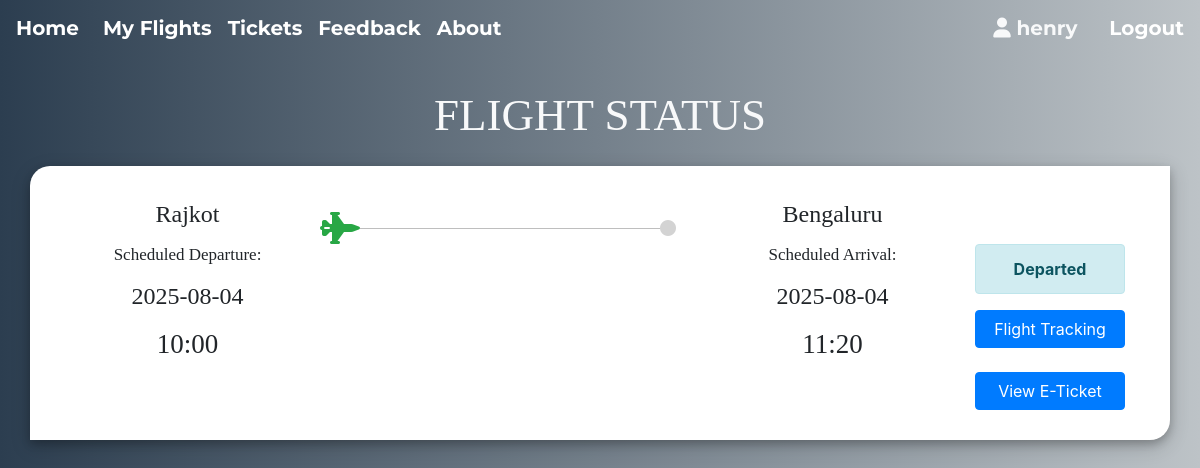
/my_flights.php (signed in), run on the app's committed database.
### tables this page shows
CREATE TABLE `ticket` (
  `ticket_id` int(11) NOT NULL,
  `passenger_id` int(11) NOT NULL,
  `flight_code` varchar(10) NOT NULL,
  `flight_id` int(11) NOT NULL,
  `user_id` int(11) NOT NULL,
  `seat_no` varchar(10) NOT NULL,
  `cost` int(11) NOT NULL,
  `class` varchar(3) NOT NULL
);

CREATE TABLE `flight` (
  `flight_id` int(11) NOT NULL,
  `admin_id` int(11) NOT NULL,
  `arrivale` datetime NOT NULL,
  `departure` datetime NOT NULL,
  `Destination` varchar(20) NOT NULL,
  `source` varchar(20) NOT NULL,
  `airline` varchar(20) NOT NULL,
  `Seats` varchar(110) NOT NULL,
  `duration` varchar(20) NOT NULL,
  `Price` int(11) NOT NULL,
  `flight_code` varchar(10) NOT NULL,
  `status` varchar(6) DEFAULT NULL,
  `issue` varchar(50) DEFAULT NULL,
  `last_seat` varchar(5) DEFAULT '',
  `bus_seats` int(11) DEFAULT '20',
  `last_bus_seat` varchar(5) DEFAULT ''
);

### my_flights.php (the view, shortened to what this page needs)
<?php if(isset($_SESSION['userId'])) {
    require 'helpers/init_conn_db.php';
?>
<main>
    <div class="container">
    <h1 class="text-center text-light mt-4 mb-4">FLIGHT STATUS</h1>
    <?php
    $sql_t = 'SELECT * FROM Ticket WHERE user_id=?';
    $stmt_t = mysqli_stmt_init($conn);
    if(!mysqli_stmt_prepare($stmt_t,$sql_t)) {
        header('Location: ticket.php?error=sqlerror');
        exit();
    } else {
        mysqli_stmt_bind_param($stmt_t,'i',$_SESSION['userId']);
        mysqli_stmt_execute($stmt_t);
        $result_t = mysqli_stmt_get_result($stmt_t);
        while($row_t = mysqli_fetch_assoc($result_t)) {
            $sql = 'SELECT * FROM Passenger_profile WHERE passenger_id=?';
            $stmt = mysqli_stmt_init($conn);
            if(!mysqli_stmt_prepare($stmt,$sql)) {
                header('Location: my_flights.php?error=sqlerror');
                exit();
            } else {
                mysqli_stmt_bind_param($stmt,'i',$row_t['passenger_id']);
                mysqli_stmt_execute($stmt);
                $result = mysqli_stmt_get_result($stmt);
                if ($row = mysqli_fetch_assoc($result)) {
                    $sql_f = 'SELECT * FROM Flight WHERE flight_id=? ';
                    $stmt_f = mysqli_stmt_init($conn);
                    if(!mysqli_stmt_prepare($stmt_f,$sql_f)) {
                        header('Location: my_flights.php?error=sqlerror');
                        exit();
                    } else {
                        mysqli_stmt_bind_param($stmt_f,'i',$row_t['flight_id']);
                        mysqli_stmt_execute($stmt_f);
                        $result_f = mysqli_stmt_get_result($stmt_f);
                        if($row_f = mysqli_fetch_assoc($result_f)) {
                            $date_time_dep = $row_f['departure'];
                            $date_dep = substr($date_time_dep,0,10);
                            $time_dep = substr($date_time_dep,10,6) ;
                            $date_time_arr = $row_f['arrivale'];
                            $date_arr = substr($date_time_arr,0,10);
                            $time_arr = substr($date_time_arr,10,6) ;
                            if($row_f['status'] === '') {
                                $status = "Not yet Departed";
                                $alert = 'alert-primary';
                            } else if($row_f['status'] === 'dep') {
                                $status = "Departed";
                                $alert = 'alert-info';
                            } else if($row_f['status'] === 'issue') {
                                $status = "Delayed";
                                $alert = 'alert-danger';
                            } else if($row_f['status'] === 'arr') {
                                $status = "Arrived";
                                $alert = 'alert-success';
                            }
                            echo '
                            <div class="row out mb-5 ">
                                <div class="col-md-4 order-lg-3 order-md-1"> ';
                                if($row_f['status'] === 'arr') {
                                    echo '
                                    <div class="row">
                                        <div class="col-1 p-0 m-0">
                                            <i class="fa fa-circle mt-4 text-success"
                                                style="float: right;"></i>
                                        </div>
                                        <div class="col-10 p-0 m-0 mt-3" style="float: right;">
                                            <hr class="bg-success">
                                        </div>
                                        <div class="col-1 p-0 m-0">
                                            <i class="fa fa-2x fa-fighter-jet mt-3 text-success"
                                                ></i>
                                        </div>
                                    </div>
                                    ';
                                } else {
                                    echo '
                                    <div class="row">
                                        <div class="col-1 p-0 m-0">
                                            <i class="fa fa-2x fa-fighter-jet mt-3 text-success"
                                                style="float: right;"></i>
                                        </div>
                                        <div class="col-10 p-0 m-0 mt-3" style="float: right;">
                                            <hr style="background-color: lightgrey;">
                                        </div>
                                        <div class="col-1 p-0 m-0">
                                            <i class="fa fa-circle mt-4"
                                                style="color: lightgrey;"></i>
                                        </div>
                                    </div>
                                    ';
                                }
                                    echo '
                                </div>
                                <div class="col-md-3 col-6 order-md-2 pl-0 text-center
                                    order-lg-2 card-dep">
                                    <p class="city">'.$row_f['source'].'</p>
                                    <p class="stat">Scheduled Departure:</p>
                                    <p class="date">'.$date_dep.'</p>
                                    <p class="time">'.$time_dep.'</p>
                                </div>
                                <div class="col-md-3 col-6 order-md-4 pr-0 text-center
                                    order-lg-4 card-arr"
                                    style="float: right;">
                                    <p class="city">'.$row_f['Destination'].'</p>
                                    <p class="stat">Scheduled Arrival:</p>
                                    <p class="date">'.$date_arr.'</p>
                                    <p class="time">'.$time_arr.'</p>
                                </div>
                                <div class="col-lg-2 order-md-12">
                                    <div class="alert '.$alert.' mt-5 text-center"
                                        role="alert">
                                        '.$status.'
                                    </div>
                                    <button type="button" class="btn btn-primary btn-block mt-3">
                                          <a href="https://www.flightradar24.com/'.$row_f['flight_code'].'"
                                          class="flight-link" target="_blank" rel="noopener noreferrer">Flight Tracking</a>
                                    </button>
                                    <br>
                                    <form action="e_ticket.php" method="post" target="_blank">
                                        <input type="hidden" name="ticket_id" value="'.$row_t['ticket_id'].'">
                                        <button type="submit" name="print_but" class="btn btn-primary btn-block">
                                            View E-Ticket
                                        </button>
                                    </form>
                                </div>
                            </div> ';
                        }
                    }
                }
            }
        }
    }
    ?>
</div>
</main>
<?php } ?>

### my_flights.php (style rules this page uses)
body { background: #bdc3c7; background: -webkit-linear-gradient(to right, #2c3e50, #bdc3c7); background: linear-gradient(to right, #2c3e50, #bdc3c7); }
.flight-link { color: white !important; text-decoration: none !important; display: inline-block; width: 100%; height: 100%; }
div.out { padding: 30px; box-shadow: 0 4px 8px 0 rgba(0, 0, 0, 0.2), 0 6px 20px 0 rgba(0, 0, 0, 0.19); border-top-left-radius: 20px; border-bottom-right-radius: 20px; }
.city { font-size: 24px; }
p { margin-bottom: 10px; font-family: product sans; }
.alert { font-weight: bold; }
.date { font-size: 24px; }
.time { font-size: 27px; margin-bottom: 0px; }
.stat { font-size: 17px; }
h1 { font-weight: lighter !important; font-size: 45px !important; margin-bottom: 20px; font-family :'product sans' !important; font-weight: bolder; }
.row { background-color: white; }

### data on the page
ticket: flight.source "Rajkot", flight.departure "2025-08-04", flight.departure "10:00", flight.Destination "Bengaluru", flight.arrivale "2025-08-04", flight.arrivale "11:20", flight.status "Departed"

### other printed values
$_SESSION['userUid'] "henry"
